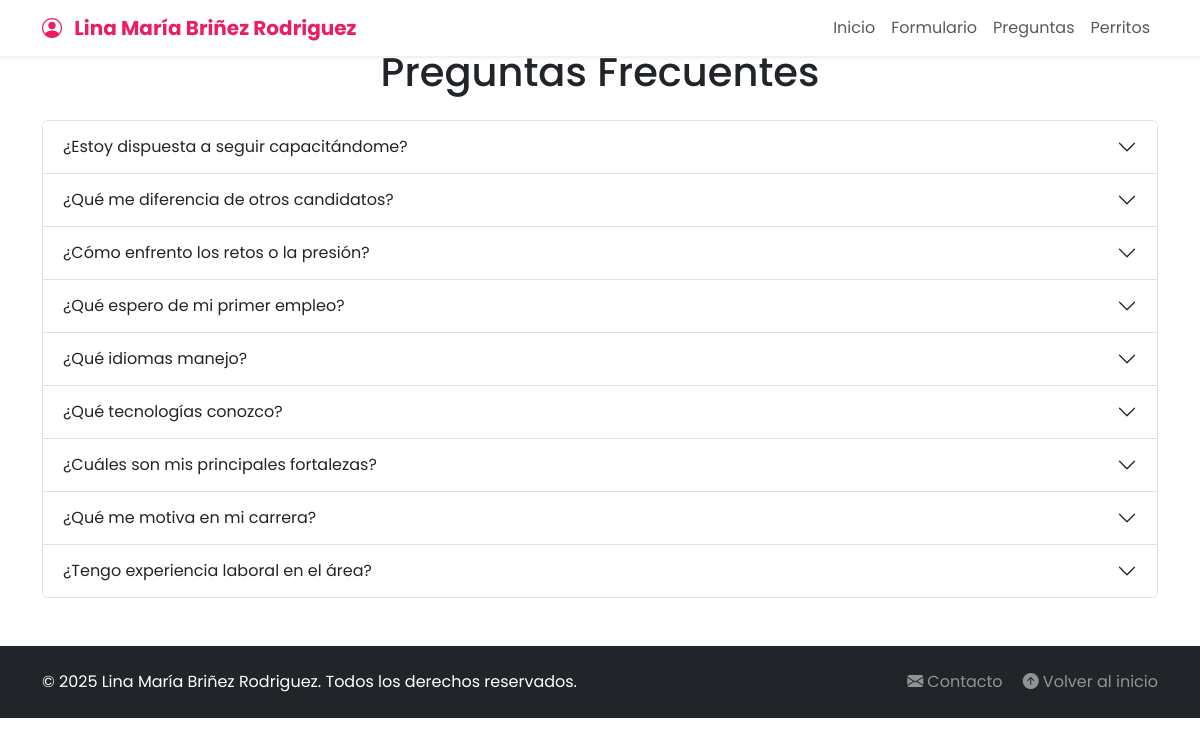
Page /fyp/ on the committed database.
### apps/fyp/models.py (models this page shows, shortened)
class Fyp(models.Model):
    pregunta = models.CharField(max_length=200)
    respuesta = models.TextField()
    creado = models.DateTimeField(auto_now_add=True)

### apps/fyp/views.py (the view)
# urls.py: path("", views.fyp, name="fyp"),
def fyp(request):
    fyp_list = Fyp.objects.all().order_by('-creado')
    return render(request, "pages/fyp.html", {"fyp_list": fyp_list})

### apps/fyp/templates/pages/fyp.html (shortened to what this page needs)
{% extends "layouts/base.html" %}
{% load static %}
{% block content %}
<div class="container my-5">
    <h1 class="text-center mb-4">Preguntas Frecuentes</h1>
    <div class="accordion" id="faqAccordion">
        {% for item in fyp_list %}
        <div class="accordion-item">
            <h2 class="accordion-header" id="heading{{ forloop.counter }}">
                <button class="accordion-button collapsed" type="button" data-bs-toggle="collapse"
                    data-bs-target="#collapse{{ forloop.counter }}" aria-expanded="false"
                    aria-controls="collapse{{ forloop.counter }}">
                    {{ item.pregunta }}
                </button>
            </h2>
        </div>
        {% empty %}
        <p class="text-muted">No hay preguntas registradas aún.</p>
        {% endfor %}
    </div>
</div>
{% endblock %}

### static/css/styles.css (style rules this page uses)
body { font-family:"Poppins",sans-serif !important }
:root { --color-primary: #f8bbd9;--color-secondary: #c8a2c8;--color-success: #a8e6cf;--color-primary-dark: #e91e63;--color-secondary-dark: #9c27b0;--color-success-dark: #4caf50 }

### rows in the picture
Fyp: pregunta "¿Estoy dispuesta a seguir capacitándome?"
Fyp: pregunta "¿Qué me diferencia de otros candidatos?"
Fyp: pregunta "¿Cómo enfrento los retos o la presión?"
Fyp: pregunta "¿Qué espero de mi primer empleo?"
Fyp: pregunta "¿Qué idiomas manejo?"
Fyp: pregunta "¿Qué tecnologías conozco?"
Fyp: pregunta "¿Cuáles son mis principales fortalezas?"
Fyp: pregunta "¿Qué me motiva en mi carrera?"
Fyp: pregunta "¿Tengo experiencia laboral en el área?"
